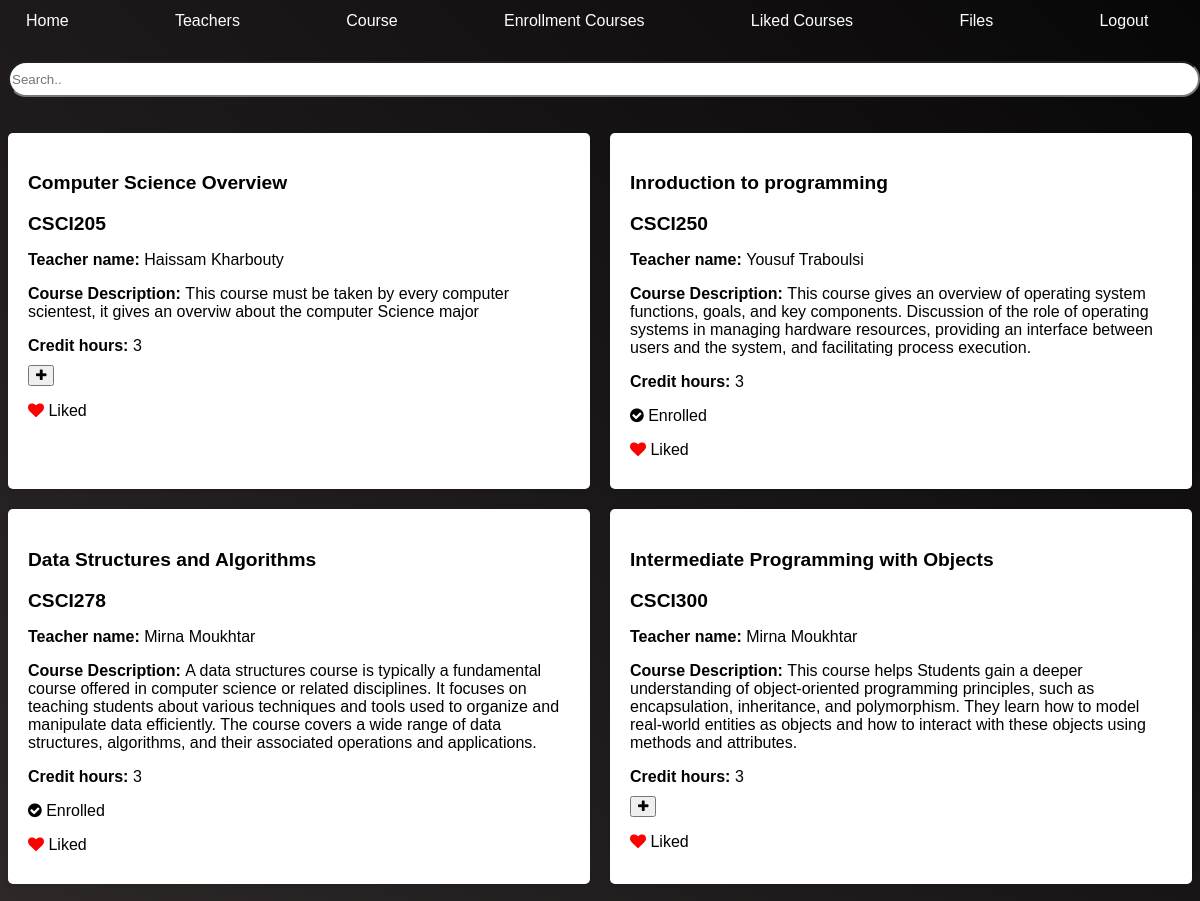
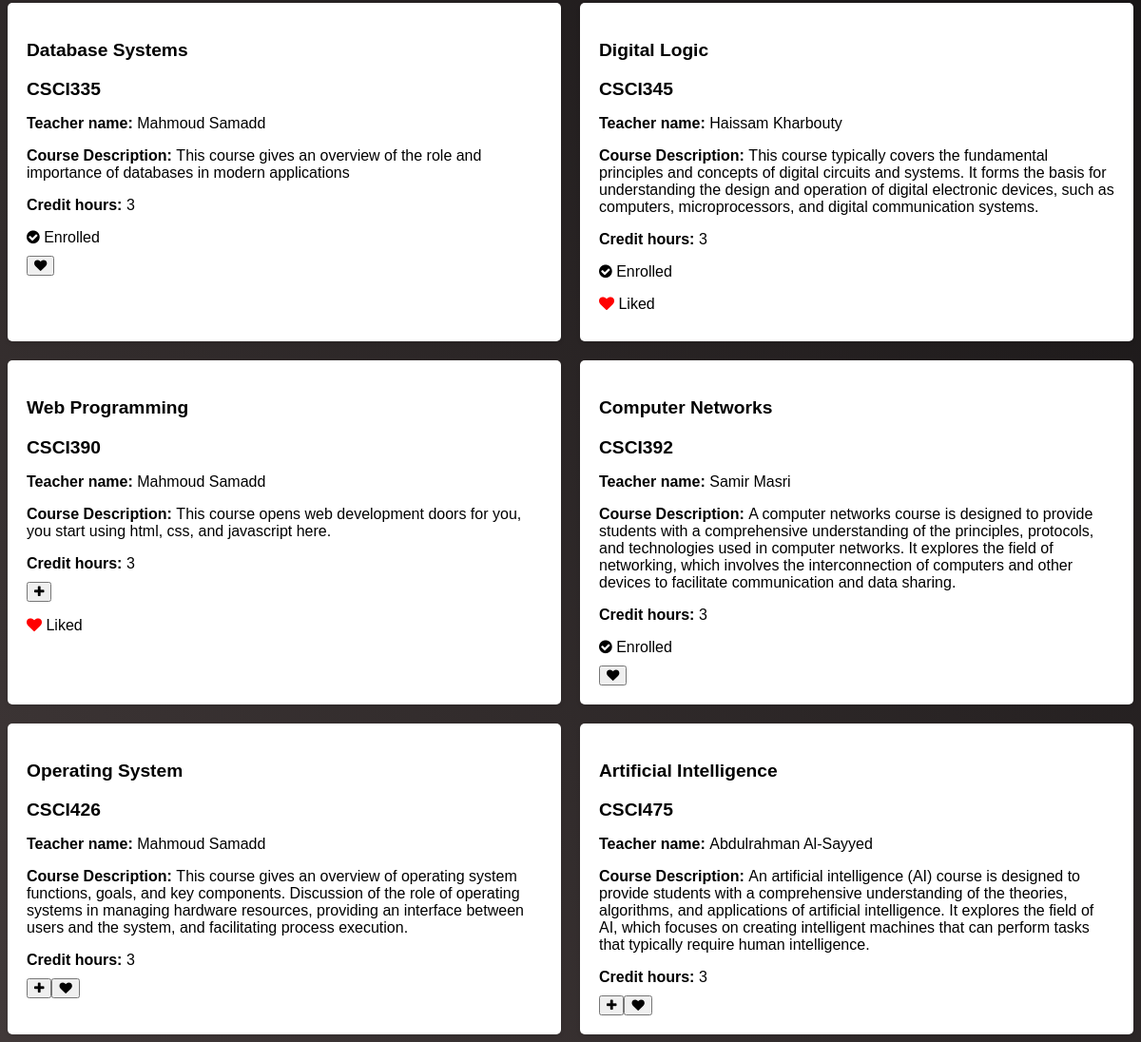
Screenshot of /student/courses.php (signed in) with the database file from the repository (2 pictures, top to bottom).
### tables this page shows
CREATE TABLE `course` (
  `id` varchar(30) NOT NULL,
  `name` varchar(50) NOT NULL,
  `teacher_id` int(11) NOT NULL,
  `description` varchar(500) NOT NULL,
  `credit_hour` int(2) NOT NULL
);

CREATE TABLE `teacher` (
  `id` int(11) NOT NULL,
  `name` varchar(30) NOT NULL,
  `profession` varchar(30) NOT NULL,
  `email` varchar(30) NOT NULL,
  `password` varchar(255) NOT NULL,
  `experience year` int(2) NOT NULL
);

### student/courses.php (the view, shortened to what this page needs)
<!DOCTYPE html>
<html lang="en">
<head>
    <link rel="stylesheet" href="stdd_style.css">
</head>
</head>
<body>
    <div class="menu">
        <button><a href="student_home.php">Home</a></button>
        <button><a href="teacher.php">Teachers</a></button>
        <button><a href="courses.php">Course</a></button>
        <button><a href="enrollment_course.php">Enrollment Courses</a></button>
        <button><a href="liked_course.php">Liked Courses</a></button>
        <button><a href="uploaded_files.php">Files</a></button>
        <button><a href="../login.php">Logout</a></button>
    </div>
    <br>
    <link rel="stylesheet" href="https://cdnjs.cloudflare.com/ajax/libs/font-awesome/4.7.0/css/font-awesome.min.css">
    <input type="text" placeholder="Search.." name="search" id="search" class='search'>
<br><br>
    <form method="POST" action="">
    <?php
        include '../connection.php';
        $studentId = $_SESSION['ids'];
        $query = "SELECT * FROM course";
        $result = mysqli_query($conn, $query);
    echo "<div class='grid'>";
        while ($row = mysqli_fetch_array($result)) {
        $courseId = $row['id'];
        $name = "Select `name` From `teacher` where id =  $row[teacher_id]";
        $res = mysqli_query($conn,$name);
        while ($rows = mysqli_fetch_array($res)) {
        echo "<div class='card' id='course-grid'>";
        echo "<h3>" . $row["name"] . "</h3>";
        echo "<h3>" . $row["id"] . "</h3>";
        echo "<p><strong>Teacher name: </strong>" . $rows["name"] . "</p>";
        echo "<p><strong>Course Description: </strong>" . $row["description"] . "</p>";
        echo "<p><strong>Credit hours: </strong>" . $row["credit_hour"] . "</p>";
        $enrollmentQuery = "SELECT * FROM enrollments_courses WHERE student_id = '$studentId' AND course_id = '$courseId'";
        $enrollmentResult = mysqli_query($conn, $enrollmentQuery);
        $isEnrolled = mysqli_num_rows($enrollmentResult) > 0;
        $likedQuery = "SELECT * FROM liked_courses WHERE student_id = '$studentId' AND course_id = '$courseId'";
        $likedResult = mysqli_query($conn, $likedQuery);
        $isLiked = mysqli_num_rows($likedResult) > 0;
        if (!$isEnrolled) {
            echo "<button type='submit' name='enroll[$courseId]' class='icon-button'><i class='fa fa-plus'></i></button>";
        } else {
            echo "<p><i class='fa fa-check-circle'></i> Enrolled</p>";
        }
        if (!$isLiked) {
            echo "<button type='submit' name='like[$courseId]' class='icon-button'><i class='fa fa-heart'></i></button>";
        } else {
            echo "<p><i class='fa fa-heart' style='color: red;'></i> Liked</p>";
        }
        echo "</div>";
    }
    }
?>
    </form>
</body>
</html>

### student/stdd_style.css (style rules this page uses)
body { font-family: sans-serif; background: linear-gradient(45deg, #413939, #080708); }
.menu { display: flex; justify-content: space-between; color: white; padding: 12px; width: 97.5%; margin-top: -9px; }
.menu a { color: rgb(255, 255, 255); text-decoration: none; }
.menu button { background-color: transparent; border: none; color: rgb(221, 12, 12); cursor: pointer; font-size: 16px; margin-right: 20px; }
.grid { display: grid; grid-template-columns: repeat(2, minmax(0, 1fr)); grid-gap: 20px; }
.card { background-color: #fff; padding: 20px; box-shadow: 0 2px 4px rgba(0, 0, 0, 0.1); border-radius: 5px; }
.card h3 { font-size: 1.2rem; margin-bottom: 10px; }
.card p { margin-bottom: 10px; }

### student/courses.php (style rules this page uses)
.search { width:100%; height:30px; border-radius: 40px; }

### rows the page displays
course: name "Computer Science Overview", id "CSCI205", description "This course must be taken by every computer scientest, it gives an overviw about the computer Science major", credit_hour "3"
teacher: name "Haissam Kharbouty", shows "Liked", shows "Enrolled"
course: name "Inroduction to programming", id "CSCI250", description "This course gives an overview of operating system functions, goals, and key components. Discussion of the role of operating systems in managing hardware resources, providing an interface between users and the system, and facilitating process execution.", credit_hour "3"
teacher: name "Yousuf Traboulsi", shows "Enrolled", shows "Liked"
course: name "Data Structures and Algorithms", id "CSCI278", description "A data structures course is typically a fundamental course offered in computer science or related disciplines. It focuses on teaching students about various techniques and tools used to organize and manipulate data efficiently. The course covers a wide range of data structures, algorithms, and their associated operations and applications.", credit_hour "3"
teacher: name "Mirna Moukhtar", shows "Enrolled", shows "Liked"
course: name "Intermediate Programming with Objects", id "CSCI300", description "This course helps Students gain a deeper understanding of object-oriented programming principles, such as encapsulation, inheritance, and polymorphism. They learn how to model real-world entities as objects and how to interact with these objects using methods and attributes.", credit_hour "3"
course: name "Database Systems", id "CSCI335", description "This course gives an overview of the role and importance of databases in modern applications", credit_hour "3"
teacher: name "Mahmoud Samadd", shows "Enrolled", shows "Liked"
course: name "Digital Logic", id "CSCI345", description "This course typically covers the fundamental principles and concepts of digital circuits and systems. It forms the basis for understanding the design and operation of digital electronic devices, such as computers, microprocessors, and digital communication systems.", credit_hour "3"
course: name "Web Programming", id "CSCI390", description "This course opens web development doors for you, you start using html, css, and javascript here.", credit_hour "3"
course: name "Computer Networks", id "CSCI392", description "A computer networks course is designed to provide students with a comprehensive understanding of the principles, protocols, and technologies used in computer networks. It explores the field of networking, which involves the interconnection of computers and other devices to facilitate communication and data sharing.", credit_hour "3"
teacher: name "Samir Masri", shows "Enrolled"
course: name "Operating System", id "CSCI426", description "This course gives an overview of operating system functions, goals, and key components. Discussion of the role of operating systems in managing hardware resources, providing an interface between users and the system, and facilitating process execution.", credit_hour "3"
course: name "Artificial Intelligence", id "CSCI475", description "An artificial intelligence (AI) course is designed to provide students with a comprehensive understanding of the theories, algorithms, and applications of artificial intelligence. It explores the field of AI, which focuses on creating intelligent machines that can perform tasks that typically require human intelligence.", credit_hour "3"
teacher: name "Abdulrahman Al-Sayyed"
